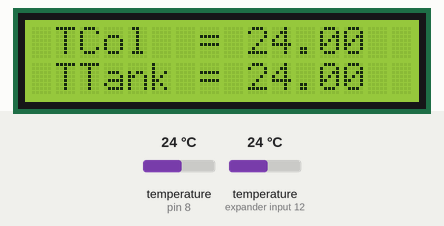
Simulated run of this sketch. Board: Arduino Uno, built with avr-gcc and run on an emulated ATmega328P. Parts: 16×2 character LCD. The inputs (shaded band) are chosen by the test bench; at power-on: temperature (sensors on pin 8, expander input 12) 24 °C.

Above: at 1.2 s.
1.3 s: temperature (sensor on pin 8) set to 12 °C
At 2.3 s:
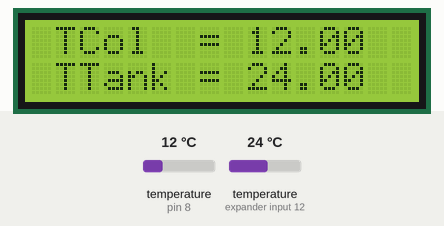
3.1 s: temperature (sensor on expander input 12) set to 12 °C
At 3.9 s:
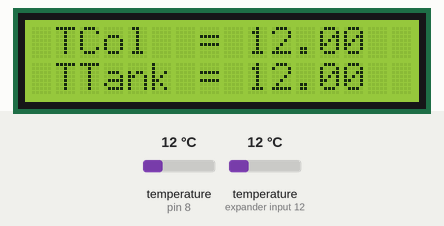
4.8 s: temperature (sensor on pin 8) set to 19 °C
At 5.6 s:
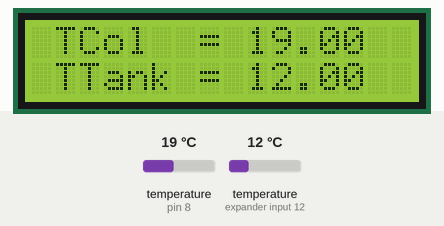
6.4 s: temperature (sensor on expander input 12) set to 19 °C
At 7.2 s:
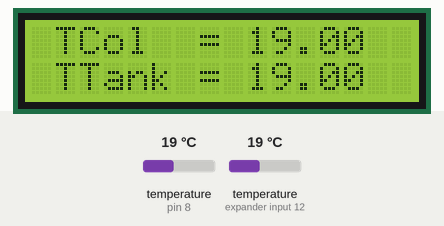
8.0 s: temperature (sensor on pin 8) set to 28 °C
At 8.8 s:
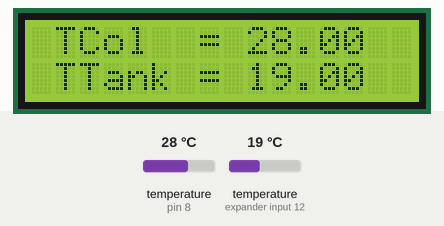
9.6 s: temperature (sensor on expander input 12) set to 28 °C
At 10.5 s:
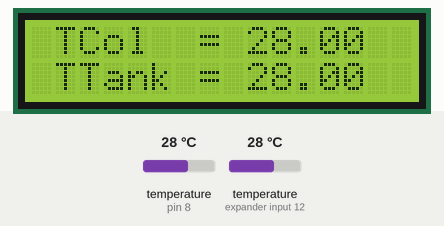
Timing chart, 0 to 12.2 s (numbered marks = the images above; inputs shaded):
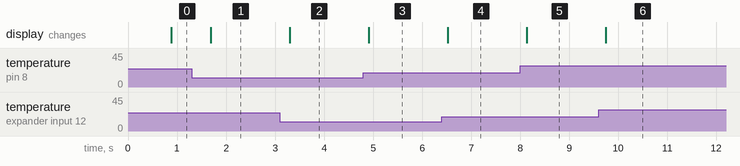

Measured:
- after the input at 1.3 s, the display: changes after 0.39 s (image 1)
- after the input at 3.1 s, the display: changes after 0.20 s (image 2)
- after the input at 4.8 s, the display: changes after 0.12 s (image 3)
- after the input at 6.4 s, the display: changes after 0.13 s (image 4)
- after the input at 8.0 s, the display: changes after 0.14 s (image 5)
- after the input at 9.6 s, the display: changes after 0.15 s (image 6)

The sketch:

ColumnTankTemps.ino
```cpp
#include <DallasTemperature.h>
#include <OneWire.h>
#include <LiquidCrystal_I2C.h>
// 28 FF 07 34 B1 16 05 31
// 28 FF 47 56 B1 16 03 92

DeviceAddress TermCol = { 0x28, 0xFF, 0x07, 0x34, 0xB1, 0x16, 0x05, 0x31 };
DeviceAddress TermTan = { 0x28, 0xFF, 0x47, 0x56, 0xB1, 0x16, 0x03, 0x92 };

OneWire oneWire(8);
DallasTemperature sensors(&oneWire);

LiquidCrystal_I2C lcd (0x27, 2, 1, 0, 4, 5, 6, 7, 3, POSITIVE);

void setup() {

sensors.begin();
lcd.begin(16,2);
lcd.clear();

}


void loop() {
 sensors.requestTemperatures();

lcd.clear();
 lcd.setCursor(1, 0);
lcd.print("TCol  = ");
lcd.print(sensors.getTempC(TermCol));
 lcd.setCursor(1, 1);
lcd.print("TTank = ");
lcd.print(sensors.getTempC(TermTan));


}
```
